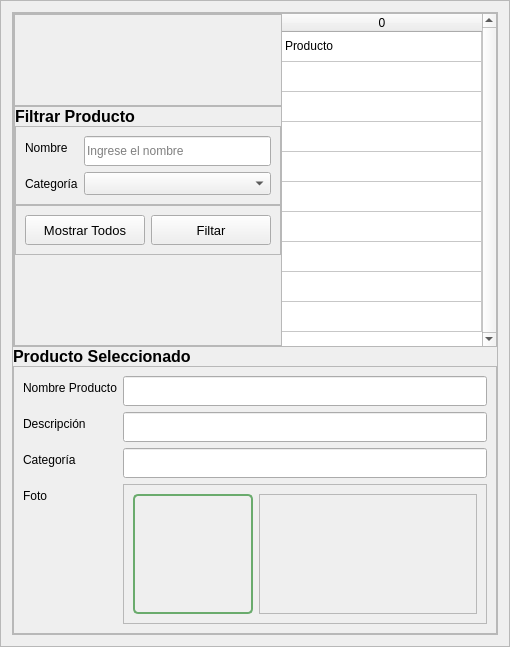
          <widget class="QFrame" name="frame_10">
           <property name="frameShape">
            <enum>QFrame::StyledPanel</enum>
           </property>
           <property name="frameShadow">
            <enum>QFrame::Raised</enum>
           </property>
           <layout class="QVBoxLayout" name="verticalLayout_4">
            <item>
             <widget class="QFrame" name="frame_17">
              <property name="frameShape">
               <enum>QFrame::StyledPanel</enum>
              </property>
              <property name="frameShadow">
               <enum>QFrame::Raised</enum>
              </property>
              <layout class="QVBoxLayout" name="verticalLayout_22">
               <property name="spacing">
                <number>0</number>
               </property>
               <property name="leftMargin">
                <number>0</number>
               </property>
               <property name="topMargin">
                <number>0</number>
               </property>
               <property name="rightMargin">
                <number>0</number>
               </property>
               <property name="bottomMargin">
                <number>0</number>
               </property>
               <item>
                <widget class="QFrame" name="frame_16">
                 <property name="frameShape">
                  <enum>QFrame::StyledPanel</enum>
                 </property>
                 <property name="frameShadow">
                  <enum>QFrame::Raised</enum>
                 </property>
                 <layout class="QHBoxLayout" name="horizontalLayout_11" stretch="0,0">
                  <property name="spacing">
                   <number>0</number>
                  </property>
                  <property name="leftMargin">
                   <number>0</number>
                  </property>
                  <property name="topMargin">
                   <number>0</number>
                  </property>
                  <property name="rightMargin">
                   <number>0</number>
                  </property>
                  <property name="bottomMargin">
                   <number>0</number>
                  </property>
                  <item>
                   <widget class="QFrame" name="frame_18">
                    <property name="frameShape">
                     <enum>QFrame::StyledPanel</enum>
                    </property>
                    <property name="frameShadow">
                     <enum>QFrame::Raised</enum>
                    </property>
                    <layout class="QVBoxLayout" name="verticalLayout_21">
                     <property name="spacing">
                      <number>0</number>
                     </property>
                     <property name="leftMargin">
                      <number>0</number>
                     </property>
                     <property name="topMargin">
                      <number>0</number>
                     </property>
                     <property name="rightMargin">
                      <number>0</number>
                     </property>
                     <property name="bottomMargin">
                      <number>0</number>
                     </property>
                     <item>
                      <spacer name="verticalSpacer_5">
                       <property name="orientation">
                        <enum>Qt::Vertical</enum>
                       </property>
                       <property name="sizeHint" stdset="0">
                        <size>
                         <width>20</width>
                         <height>40</height>
                        </size>
                       </property>
                      </spacer>
                     </item>
                     <item>
                      <widget class="QFrame" name="frame_2">
                       <property name="frameShape">
                        <enum>QFrame::StyledPanel</enum>
                       </property>
                       <property name="frameShadow">
                        <enum>QFrame::Raised</enum>
                       </property>
                       <layout class="QGridLayout" name="gridLayout">
                        <property name="leftMargin">
                         <number>0</number>
                        </property>
                        <property name="topMargin">
                         <number>0</number>
                        </property>
                        <property name="rightMargin">
                         <number>0</number>
                        </property>
                        <property name="bottomMargin">
                         <number>0</number>
                        </property>
                       </layout>
                      </widget>
                     </item>
                     <item>
                      <widget class="QLabel" name="label_9">
                       <property name="font">
                        <font>
                         <pointsize>10</pointsize>
                         <italic>false</italic>
                         <bold>false</bold>
                        </font>
                       </property>
                       <property name="text">
                        <string>&lt;html&gt;&lt;head/&gt;&lt;body&gt;&lt;p&gt;&lt;span style=&quot; font-size:12pt; font-weight:700;&quot;&gt;Filtrar Producto&lt;/span&gt;&lt;/p&gt;&lt;/body&gt;&lt;/html&gt;</string>
                       </property>
                      </widget>
                     </item>
                     <item>
                      <widget class="QFrame" name="frame_19">
                       <property name="frameShape">
                        <enum>QFrame::StyledPanel</enum>
                       </property>
                       <property name="frameShadow">
                        <enum>QFrame::Raised</enum>
                       </property>
                       <layout class="QFormLayout" name="formLayout_5">
                        <item row="0" column="0">
                         <widget class="QLabel" name="labelVersion_29">
                          <property name="lineWidth">
                           <number>1</number>
                          </property>
                          <property name="text">
                           <string>Nombre</string>
                          </property>
                          <property name="alignment">
                           <set>Qt::AlignLeading|Qt::AlignLeft|Qt::AlignVCenter</set>
                          </property>
                         </widget>
                        </item>
                        <item row="0" column="1">
                         <widget class="QLineEdit" name="nomProFilText">
                          <property name="minimumSize">
                           <size>
                            <width>0</width>
                            <height>30</height>
                           </size>
                          </property>
                          <property name="text">
                           <string/>
                          </property>
                          <property name="placeholderText">
                           <string>Ingrese el nombre</string>
                          </property>
                         </widget>
                        </item>
                        <item row="1" column="0">
                         <widget class="QLabel" name="labelVersion_28">
                          <property name="lineWidth">
                           <number>1</number>
                          </property>
                          <property name="text">
                           <string>Categoría</string>
                          </property>
                          <property name="alignment">
                           <set>Qt::AlignLeading|Qt::AlignLeft|Qt::AlignVCenter</set>
                          </property>
                         </widget>
                        </item>
                        <item row="1" column="1">
                         <widget class="QComboBox" name="catProFilCombo">
                          <property name="font">
                           <font>
                            <pointsize>10</pointsize>
                            <italic>false</italic>
                            <bold>false</bold>
                           </font>
                          </property>
                          <property name="autoFillBackground">
                           <bool>false</bool>
                          </property>
                          <property name="currentIndex">
                           <number>-1</number>
                          </property>
                          <property name="iconSize">
                           <size>
                            <width>16</width>
                            <height>16</height>
                           </size>
                          </property>
                          <property name="placeholderText">
                           <string>Seleccione una opción</string>
                          </property>
                          <property name="frame">
                           <bool>true</bool>
                          </property>
                          <item>
                           <property name="text">
                            <string>Fotocopiado</string>
                           </property>
                          </item>
                          <item>
                           <property name="text">
                            <string>Impresión</string>
                           </property>
                          </item>
                          <item>
                           <property name="text">
                            <string>Laminado</string>
                           </property>
                          </item>
                         </widget>
                        </item>
                       </layout>
                      </widget>
                     </item>
                     <item>
                      <widget class="QFrame" name="frame_20">
                       <property name="frameShape">
                        <enum>QFrame::StyledPanel</enum>
                       </property>
                       <property name="frameShadow">
                        <enum>QFrame::Raised</enum>
                       </property>
                       <layout class="QHBoxLayout" name="horizontalLayout_2">
                        <item>
                         <widget class="QPushButton" name="pedResButton">
                          <property name="minimumSize">
                           <size>
                            <width>120</width>
                            <height>30</height>
                           </size>
                          </property>
                          <property name="font">
                           <font>
                            <pointsize>10</pointsize>
                            <italic>false</italic>
                            <bold>false</bold>
                           </font>
                          </property>
                          <property name="cursor">
                           <cursorShape>PointingHandCursor</cursorShape>
                          </property>
                          <property name="text">
                           <string>Mostrar Todos</string>
                          </property>
                          <property name="icon">
                           <iconset resource="../../resources.qrc">
                            <normaloff>:/icons/images/icons/cil-magnifying-glass.png</normaloff>:/icons/images/icons/cil-magnifying-glass.png</iconset>
                          </property>
                         </widget>
                        </item>
                        <item>
                         <widget class="QPushButton" name="pedBusButton">
                          <property name="minimumSize">
                           <size>
                            <width>120</width>
                            <height>30</height>
                           </size>
                          </property>
                          <property name="font">
                           <font>
                            <pointsize>10</pointsize>
                            <italic>false</italic>
                            <bold>false</bold>
                           </font>
                          </property>
                          <property name="cursor">
                           <cursorShape>PointingHandCursor</cursorShape>
                          </property>
                          <property name="text">
                           <string>Filtar</string>
                          </property>
                          <property name="icon">
                           <iconset resource="../../resources.qrc">
                            <normaloff>:/icons/images/icons/cil-find-in-page.png</normaloff>:/icons/images/icons/cil-find-in-page.png</iconset>
                          </property>
                         </widget>
                        </item>
                       </layout>
                      </widget>
                     </item>
                     <item>
                      <spacer name="verticalSpacer_7">
                       <property name="orientation">
                        <enum>Qt::Vertical</enum>
                       </property>
                       <property name="sizeHint" stdset="0">
                        <size>
                         <width>20</width>
                         <height>40</height>
                        </size>
                       </property>
                      </spacer>
                     </item>
                    </layout>
                   </widget>
                  </item>
                  <item>
                   <widget class="QTableWidget" name="proTable">
                    <property name="sizePolicy">
                     <sizepolicy hsizetype="Expanding" vsizetype="Expanding">
                      <horstretch>0</horstretch>
                      <verstretch>0</verstretch>
                     </sizepolicy>
                    </property>
                    <property name="frameShape">
                     <enum>QFrame::NoFrame</enum>
                    </property>
                    <property name="verticalScrollBarPolicy">
                     <enum>Qt::ScrollBarAlwaysOn</enum>
                    </property>
                    <property name="sizeAdjustPolicy">
                     <enum>QAbstractScrollArea::AdjustToContents</enum>
                    </property>
                    <property name="editTriggers">
                     <set>QAbstractItemView::NoEditTriggers</set>
                    </property>
                    <property name="selectionMode">
                     <enum>QAbstractItemView::SingleSelection</enum>
                    </property>
                    <property name="selectionBehavior">
                     <enum>QAbstractItemView::SelectRows</enum>
                    </property>
                    <property name="showGrid">
                     <bool>true</bool>
                    </property>
                    <property name="gridStyle">
                     <enum>Qt::SolidLine</enum>
                    </property>
                    <property name="sortingEnabled">
                     <bool>false</bool>
                    </property>
                    <attribute name="horizontalHeaderVisible">
                     <bool>true</bool>
                    </attribute>
                    <attribute name="horizontalHeaderCascadingSectionResizes">
                     <bool>true</bool>
                    </attribute>
                    <attribute name="horizontalHeaderDefaultSectionSize">
                     <number>200</number>
                    </attribute>
                    <attribute name="horizontalHeaderStretchLastSection">
                     <bool>true</bool>
                    </attribute>
                    <attribute name="verticalHeaderVisible">
                     <bool>false</bool>
                    </attribute>
                    <attribute name="verticalHeaderCascadingSectionResizes">
                     <bool>false</bool>
                    </attribute>
                    <attribute name="verticalHeaderHighlightSections">
                     <bool>false</bool>
                    </attribute>
                    <attribute name="verticalHeaderStretchLastSection">
                     <bool>false</bool>
                    </attribute>
                    <row>
                     <property name="text">
                      <string>New Row</string>
                     </property>
                     <property name="font">
                      <font/>
                     </property>
                    </row>
                    <row>
                     <property name="text">
                      <string>New Row</string>
                     </property>
                    </row>
                    <row>
                     <property name="text">
                      <string>New Row</string>
                     </property>
                    </row>
                    <row>
                     <property name="text">
                      <string>New Row</string>
                     </property>
                    </row>
                    <row>
                     <property name="text">
                      <string>New Row</string>
                     </property>
                    </row>
                    <row>
                     <property name="text">
                      <string>New Row</string>
                     </property>
                    </row>
                    <row>
                     <property name="text">
                      <string>New Row</string>
                     </property>
                    </row>
                    <row>
                     <property name="text">
                      <string>New Row</string>
                     </property>
                    </row>
                    <row>
                     <property name="text">
                      <string>New Row</string>
                     </property>
                    </row>
                    <row>
                     <property name="text">
                      <string>New Row</string>
                     </property>
                    </row>
                    <column>
                     <property name="text">
                      <string>0</string>
                     </property>
                    </column>
                    <item row="0" column="0">
                     <property name="text">
                      <string>Producto</string>
                     </property>
                    </item>
                   </widget>
                  </item>
                 </layout>
                </widget>
               </item>
               <item>
                <widget class="QLabel" name="label_8">
                 <property name="font">
                  <font>
                   <pointsize>10</pointsize>
                   <italic>false</italic>
                   <bold>false</bold>
                  </font>
                 </property>
                 <property name="text">
                  <string>&lt;html&gt;&lt;head/&gt;&lt;body&gt;&lt;p&gt;&lt;span style=&quot; font-size:12pt; font-weight:700;&quot;&gt;Producto Seleccionado&lt;/span&gt;&lt;/p&gt;&lt;/body&gt;&lt;/html&gt;</string>
                 </property>
                </widget>
               </item>
               <item>
                <widget class="QFrame" name="frame_21">
                 <property name="minimumSize">
                  <size>
                   <width>0</width>
                   <height>0</height>
                  </size>
                 </property>
                 <property name="frameShape">
                  <enum>QFrame::StyledPanel</enum>
                 </property>
                 <property name="frameShadow">
                  <enum>QFrame::Raised</enum>
                 </property>
                 <layout class="QFormLayout" name="formLayout_6">
                  <item row="0" column="0">
                   <widget class="QLabel" name="labelVersion_33">
                    <property name="lineWidth">
                     <number>1</number>
                    </property>
                    <property name="text">
                     <string>Nombre Producto</string>
                    </property>
                    <property name="alignment">
                     <set>Qt::AlignLeading|Qt::AlignLeft|Qt::AlignVCenter</set>
                    </property>
                   </widget>
                  </item>
                  <item row="0" column="1">
                   <widget class="QLineEdit" name="nomProSelText">
                    <property name="minimumSize">
                     <size>
                      <width>0</width>
                      <height>30</height>
                     </size>
                    </property>
                    <property name="text">
                     <string/>
                    </property>
                   </widget>
                  </item>
                  <item row="1" column="0">
                   <widget class="QLabel" name="labelVersion_34">
                    <property name="lineWidth">
                     <number>1</number>
                    </property>
                    <property name="text">
                     <string>Descripción</string>
                    </property>
                    <property name="alignment">
                     <set>Qt::AlignLeading|Qt::AlignLeft|Qt::AlignVCenter</set>
                    </property>
                   </widget>
                  </item>
                  <item row="1" column="1">
                   <widget class="QLineEdit" name="desProSelText">
                    <property name="minimumSize">
                     <size>
                      <width>0</width>
                      <height>30</height>
                     </size>
                    </property>
                    <property name="text">
                     <string/>
                    </property>
                   </widget>
                  </item>
                  <item row="2" column="0">
                   <widget class="QLabel" name="labelVersion_32">
                    <property name="lineWidth">
                     <number>1</number>
                    </property>
                    <property name="text">
                     <string>Categoría</string>
                    </property>
                    <property name="alignment">
                     <set>Qt::AlignLeading|Qt::AlignLeft|Qt::AlignVCenter</set>
                    </property>
                   </widget>
                  </item>
                  <item row="2" column="1">
                   <widget class="QLineEdit" name="catProSelText">
                    <property name="minimumSize">
                     <size>
                      <width>0</width>
                      <height>30</height>
                     </size>
                    </property>
                    <property name="text">
                     <string/>
                    </property>
                   </widget>
                  </item>
                  <item row="3" column="0">
                   <widget class="QLabel" name="labelVersion_31">
                    <property name="lineWidth">
                     <number>1</number>
                    </property>
                    <property name="text">
                     <string>Foto</string>
                    </property>
                    <property name="alignment">
                     <set>Qt::AlignLeading|Qt::AlignLeft|Qt::AlignVCenter</set>
                    </property>
                   </widget>
                  </item>
                  <item row="3" column="1">
                   <widget class="QFrame" name="frame_6">
                    <property name="frameShape">
                     <enum>QFrame::StyledPanel</enum>
                    </property>
                    <property name="frameShadow">
                     <enum>QFrame::Raised</enum>
                    </property>
                    <layout class="QHBoxLayout" name="horizontalLayout">
                     <item>
                      <widget class="QLabel" name="proFotLabel">
                       <property name="minimumSize">
                        <size>
                         <width>120</width>
                         <height>120</height>
                        </size>
                       </property>
                       <property name="maximumSize">
                        <size>
                         <width>120</width>
                         <height>120</height>
                        </size>
                       </property>
                       <property name="styleSheet">
                        <string notr="true">/*---- QLabel  ----*/
QLabel {
    border-radius: 5px;
    border: 2px solid #6AAB6D;
}

QLabel:hover {
    border: 2px solid #3C6B4A;
}

QLabel:focus {
    border: 2px solid #FFF59D;
}

QLabel:disabled {
    border: 2px solid #808080;
}</string>
                       </property>
                       <property name="scaledContents">
                        <bool>true</bool>
                       </property>
                      </widget>
                     </item>
                     <item>
                      <widget class="QFrame" name="frame_7">
                       <property name="frameShape">
                        <enum>QFrame::StyledPanel</enum>
                       </property>
                       <property name="frameShadow">
                        <enum>QFrame::Raised</enum>
                       </property>
                       <layout class="QVBoxLayout" name="verticalLayout_5">
                        <item>
                         <spacer name="verticalSpacer">
                          <property name="orientation">
                           <enum>Qt::Vertical</enum>
                          </property>
                          <property name="sizeHint" stdset="0">
                           <size>
                            <width>20</width>
                            <height>40</height>
                           </size>
                          </property>
                         </spacer>
                        </item>
                       </layout>
                      </widget>
                     </item>
                    </layout>
                   </widget>
                  </item>
                 </layout>
                </widget>
               </item>
              </layout>
             </widget>
            </item>
           </layout>
          </widget>
